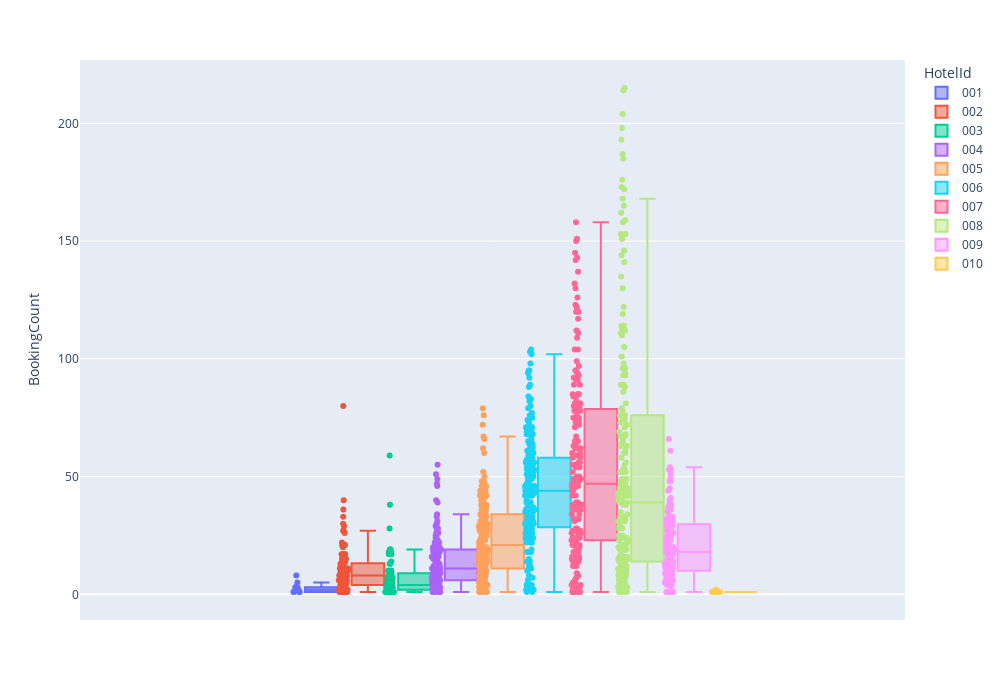

Notebook code for this chart:
### Code cell
import plotly.express as px
fig = px.box(weekly_demand, y="BookingCount", color='HotelId', points='all')
fig.update_traces(quartilemethod="linear")
fig.update_layout(
    width=1000,  
    height=700
)
fig.show()

### Figure 1 — Plotly figure (JSON) as saved in the notebook; plotly's stock layout.template omitted (floating-point values rounded to 4 significant figures; data arrays with more than 128 entries replaced by an {"elided": "..."} marker saying what was removed)
{"data": [{"alignmentgroup": "True", "boxpoints": "all", "hovertemplate": "HotelId=001<br>BookingCount=%{y}<extra></extra>", "legendgroup": "001", "marker": {"color": "#636efa"}, "name": "001", "notched": false, "offsetgroup": "001", "orientation": "v", "quartilemethod": "linear", "showlegend": true, "type": "box", "x0": " ", "xaxis": "x", "y": [5, 2, 1, 2, 1, 3, 1, 8, 3, 2, 3, 1], "y0": " ", "yaxis": "y"}, {"alignmentgroup": "True", "boxpoints": "all", "hovertemplate": "HotelId=002<br>BookingCount=%{y}<extra></extra>", "legendgroup": "002", "marker": {"color": "#EF553B"}, "name": "002", "notched": false, "offsetgroup": "002", "orientation": "v", "quartilemethod": "linear", "showlegend": true, "type": "box", "x0": " ", "xaxis": "x", "y": [3, 3, 8, 10, 40, 3, 13, 9, 3, 11, 5, 2, 6, 8, 6, 3, 2, 2, 8, 2, 3, 1, 6, 6, 11, 17, 17, 33, 27, 5, 1, 8, 1, 3, 8, 12, 5, 4, 13, 15, 1, 7, 6, 1, 6, 7, 10, 10, 11, 5, 4, 10, 4, 2, 17, 2, 21, 29, 11, 21, 2, 21, 80, 16, 1, 21, 3, 9, 4, 8, 8, 5, 7, 2, 7, 4, 1, 11, 10, 2, 7, 13, 8, 6, 9, 7, 2, 13, 6, 11, 14, 17, 1, 1, 22, 14, 11, 15, 27, 10, 13, 14, 26, 30, 6, 15, 20, 13, 5, 12, 36, 21, 1, 17, 6, 8, 15], "y0": " ", "yaxis": "y"}, {"alignmentgroup": "True", "boxpoints": "all", "hovertemplate": "HotelId=003<br>BookingCount=%{y}<extra></extra>", "legendgroup": "003", "marker": {"color": "#00cc96"}, "name": "003", "notched": false, "offsetgroup": "003", "orientation": "v", "quartilemethod": "linear", "showlegend": true, "type": "box", "x0": " ", "xaxis": "x", "y": [13, 14, 17, 6, 1, 4, 10, 4, 18, 3, 10, 8, 7, 9, 3, 3, 18, 1, 6, 7, 4, 6, 7, 13, 19, 8, 19, 38, 59, 28, 8, 10, 17, 7, 4, 19, 3, 10, 5, 6, 18, 3, 8, 3, 1, 4, 1, 2, 1, 1, 2, 2, 1, 2, 10, 4, 10, 2, 1, 7, 5, 1, 3, 5, 1, 2, 3, 3, 1, 5, 5, 1, 2, 1, 1, 1, 1, 3, 2, 1, 1, 1], "y0": " ", "yaxis": "y"}, {"alignmentgroup": "True", "boxpoints": "all", "hovertemplate": "HotelId=004<br>BookingCount=%{y}<extra></extra>", "legendgroup": "004", "marker": {"color": "#ab63fa"}, "name": "004", "notched": false, "offsetgroup": "004", "orientation": "v", "quartilemethod": "linear", "showlegend": true, "type": "box", "x0": " ", "xaxis": "x", "y": {"elided": "136 int values"}, "y0": " ", "yaxis": "y"}, {"alignmentgroup": "True", "boxpoints": "all", "hovertemplate": "HotelId=005<br>BookingCount=%{y}<extra></extra>", "legendgroup": "005", "marker": {"color": "#FFA15A"}, "name": "005", "notched": false, "offsetgroup": "005", "orientation": "v", "quartilemethod": "linear", "showlegend": true, "type": "box", "x0": " ", "xaxis": "x", "y": {"elided": "167 int values"}, "y0": " ", "yaxis": "y"}, {"alignmentgroup": "True", "boxpoints": "all", "hovertemplate": "HotelId=006<br>BookingCount=%{y}<extra></extra>", "legendgroup": "006", "marker": {"color": "#19d3f3"}, "name": "006", "notched": false, "offsetgroup": "006", "orientation": "v", "quartilemethod": "linear", "showlegend": true, "type": "box", "x0": " ", "xaxis": "x", "y": {"elided": "200 int values"}, "y0": " ", "yaxis": "y"}, {"alignmentgroup": "True", "boxpoints": "all", "hovertemplate": "HotelId=007<br>BookingCount=%{y}<extra></extra>", "legendgroup": "007", "marker": {"color": "#FF6692"}, "name": "007", "notched": false, "offsetgroup": "007", "orientation": "v", "quartilemethod": "linear", "showlegend": true, "type": "box", "x0": " ", "xaxis": "x", "y": {"elided": "175 int values"}, "y0": " ", "yaxis": "y"}, {"alignmentgroup": "True", "boxpoints": "all", "hovertemplate": "HotelId=008<br>BookingCount=%{y}<extra></extra>", "legendgroup": "008", "marker": {"color": "#B6E880"}, "name": "008", "notched": false, "offsetgroup": "008", "orientation": "v", "quartilemethod": "linear", "showlegend": true, "type": "box", "x0": " ", "xaxis": "x", "y": {"elided": "198 int values"}, "y0": " ", "yaxis": "y"}, {"alignmentgroup": "True", "boxpoints": "all", "hovertemplate": "HotelId=009<br>BookingCount=%{y}<extra></extra>", "legendgroup": "009", "marker": {"color": "#FF97FF"}, "name": "009", "notched": false, "offsetgroup": "009", "orientation": "v", "quartilemethod": "linear", "showlegend": true, "type": "box", "x0": " ", "xaxis": "x", "y": {"elided": "135 int values"}, "y0": " ", "yaxis": "y"}, {"alignmentgroup": "True", "boxpoints": "all", "hovertemplate": "HotelId=010<br>BookingCount=%{y}<extra></extra>", "legendgroup": "010", "marker": {"color": "#FECB52"}, "name": "010", "notched": false, "offsetgroup": "010", "orientation": "v", "quartilemethod": "linear", "showlegend": true, "type": "box", "x0": " ", "xaxis": "x", "y": [1, 2, 1, 1, 1, 1, 1, 1, 1, 1, 1, 2, 1, 1, 1, 1, 1, 1], "y0": " ", "yaxis": "y"}], "layout": {"boxmode": "group", "height": 700, "legend": {"title": {"text": "HotelId"}, "tracegroupgap": 0}, "margin": {"t": 60}, "width": 1000, "xaxis": {"anchor": "y", "autorange": true, "domain": [0, 1], "range": [-0.6776, 0.562], "type": "category"}, "yaxis": {"anchor": "x", "autorange": true, "domain": [0, 1], "range": [-10.89, 226.9], "title": {"text": "BookingCount"}, "type": "linear"}}}
